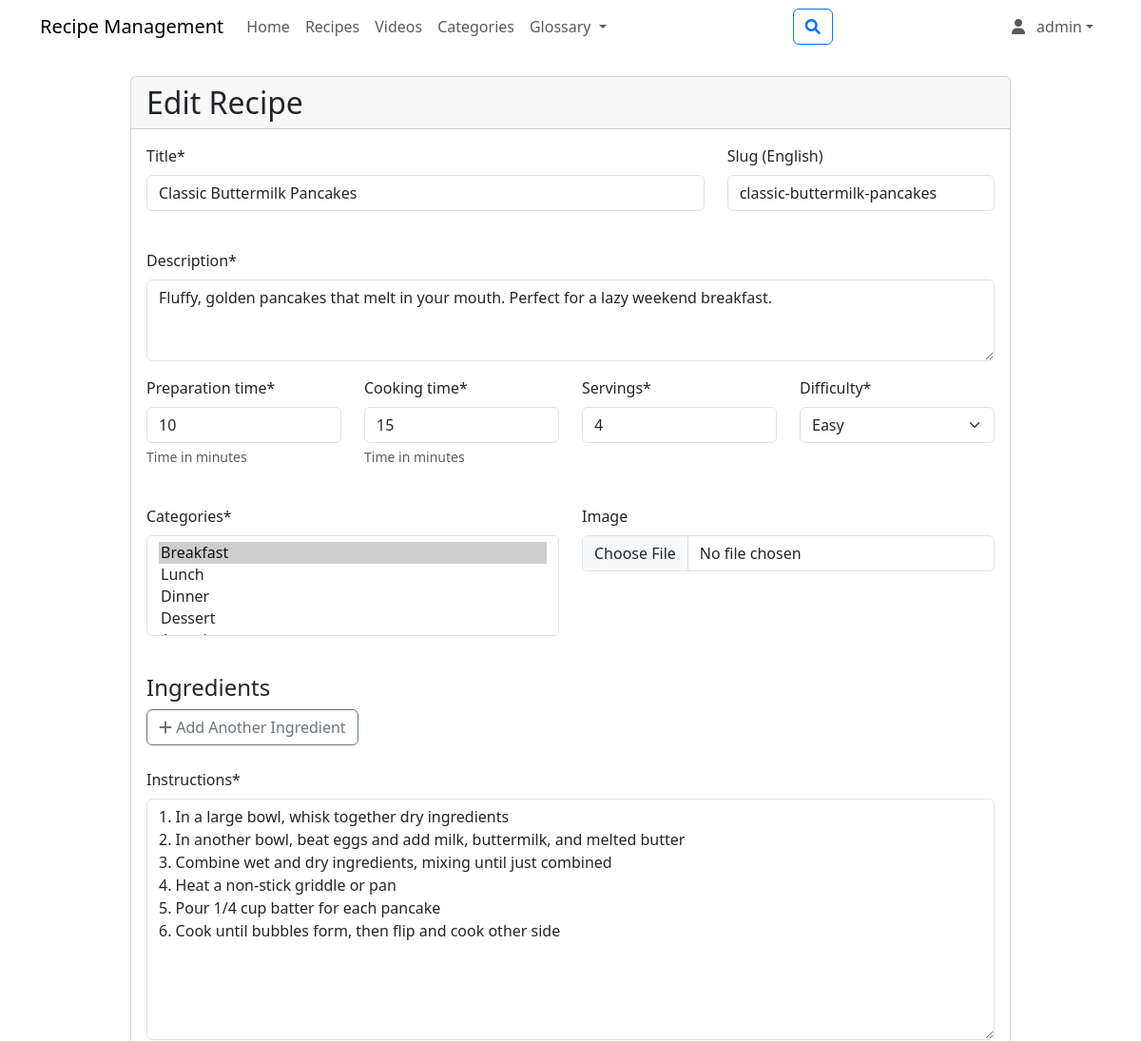
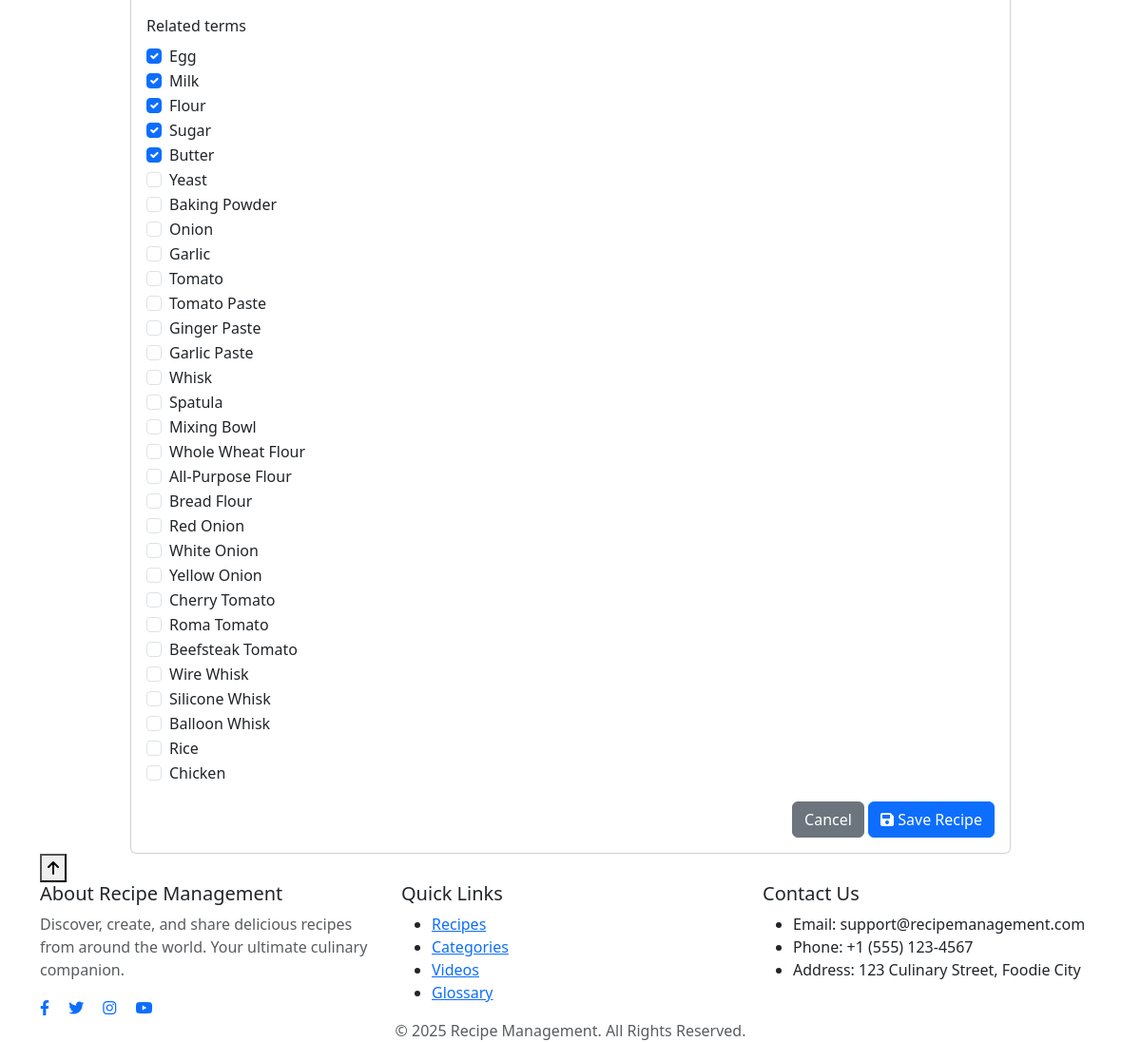
The app's page /recipe/classic-buttermilk-pancakes/edit/ (signed in) with its own data (2 pictures, top to bottom).
### recipes/models.py (models this page shows, shortened)
class Recipe(models.Model):
    recipe_name = models.CharField(max_length=400, null=True,verbose_name=_("Recipe Name (English)"))
    slug = models.SlugField(max_length=450, unique=True,null=True,blank=True, verbose_name=_("Slug (English)"))
    title = models.CharField(max_length=400,null=True)
    description = models.TextField()
    ingredients_text = models.TextField(
        help_text="Enter ingredients with quantities. Terms in [brackets] will be linked to glossary.", default="")
    instructions = models.TextField()
    preparation_time = models.PositiveIntegerField(help_text="Time in minutes")
    cooking_time = models.PositiveIntegerField(help_text="Time in minutes")
    servings = models.PositiveIntegerField()
    image = models.ImageField(upload_to='recipes/', null=True, blank=True)
    categories = models.ManyToManyField(Category, related_name='recipes')
    related_terms = models.ManyToManyField(Glossary, blank=True, related_name='recipes')
    DIFFICULTY_CHOICES = [
        ('easy', 'Easy'),
        ('medium', 'Medium'),
        ('hard', 'Hard'),
    ]
    difficulty = models.CharField(max_length=10, choices=DIFFICULTY_CHOICES, default='medium')
    related_recipes = models.ManyToManyField('self', blank=True, related_name='related_to', symmetrical=False)
    code = models.CharField(max_length=300, unique=True, null=True,blank=True, verbose_name=_("Recipe Code"))
    views_count = models.PositiveIntegerField(default=0,null=True,blank=True,verbose_name=_("Views Count"))
    created_at = models.DateTimeField(auto_now_add=True)
    updated_at = models.DateTimeField(auto_now=True)
    status = models.IntegerField(choices=STATUS, default=0)
    class Meta:
        ordering = ['-created_at']

### recipes/views.py (the view)
# urls.py: path('recipe/<slug:slug>/edit/', views.recipe_update_view, name='recipe_update'),
@login_required
def recipe_update_view(request, slug):
    recipe = get_object_or_404(Recipe, slug=slug)
    if request.method == 'POST':
        form = RecipeForm(request.POST, request.FILES, instance=recipe)
        if form.is_valid():
            form.save()
            messages.success(request, 'Recipe updated successfully!')
            return redirect(recipe.get_absolute_url())
    else:
        form = RecipeForm(instance=recipe)
    context = {
        'form': form,
        'recipe': recipe,
        'glossary_terms': Glossary.objects.all()
    }
    return render(request, 'recipes/recipe_form.html', context)

### recipes/models.py (called while the page is built)
    def __str__(self):
        return self.name

    def __str__(self):
        return self.name

### templates/recipes/recipe_form.html (shortened to what this page needs)
{% extends 'base.html' %}
{% load crispy_forms_tags %}
{% block content %}
<div class="row justify-content-center">
    <div class="col-md-10">
        <div class="card">
            <div class="card-header">
                <h2 class="mb-0">{% if form.instance.pk %}Edit{% else %}Add{% endif %} Recipe</h2>
            </div>
            <div class="card-body">
                <form method="post" enctype="multipart/form-data">
                    <div class="row mb-4">
                        <div class="col-md-8">
                            {{ form.title|as_crispy_field }}
                        </div>
                        <div class="col-md-4">
                            {{ form.slug|as_crispy_field }}
                        </div>
                    </div>
                    {{ form.description|as_crispy_field }}
                    <div class="row mb-4">
                        <div class="col-md-3">
                            {{ form.preparation_time|as_crispy_field }}
                        </div>
                        <div class="col-md-3">
                            {{ form.cooking_time|as_crispy_field }}
                        </div>
                        <div class="col-md-3">
                            {{ form.servings|as_crispy_field }}
                        </div>
                        <div class="col-md-3">
                            {{ form.difficulty|as_crispy_field }}
                        </div>
                    </div>
                    <div class="row mb-4">
                        <div class="col-md-6">
                            {{ form.categories|as_crispy_field }}
                        </div>
                        <div class="col-md-6">
                            {{ form.image|as_crispy_field }}
                        </div>
                    </div>
                    <h4>Ingredients</h4>
                    <button type="button" class="btn btn-outline-secondary mb-4" id="add-ingredient">
                        <i class="fas fa-plus"></i> Add Another Ingredient
                    </button>
                    {{ form.instructions|as_crispy_field }}
                    {{ form.related_terms|as_crispy_field }}
                    <div class="text-end">
                        <a href="{% url 'recipe_list' %}" class="btn btn-secondary">Cancel</a>
                        <button type="submit" class="btn btn-primary">
                            <i class="fas fa-save"></i> Save Recipe
                        </button>
                    </div>
                </form>
            </div>
        </div>
    </div>
</div>
{% endblock %}

### templates/base.html (shortened to what this page needs)
<!DOCTYPE html>
<html lang="en">
<head>
    <link href="https://cdn.jsdelivr.net/npm/bootstrap@5.3.0/dist/css/bootstrap.min.css" rel="stylesheet">
    <link href="https://cdnjs.cloudflare.com/ajax/libs/font-awesome/6.0.0/css/all.min.css" rel="stylesheet">
</head>
<body>
    <header class="sticky-header">
        <div class="container">
            <nav class="navbar navbar-expand-lg navbar-light px-0">
                <div class="container-fluid px-0">
                    <a class="navbar-brand" href="{% url 'recipe_list' %}">Recipe Management</a>
                    <div class="collapse navbar-collapse" id="navbarContent">
                        <ul class="navbar-nav me-auto mb-2 mb-lg-0">
                            <li class="nav-item {% if request.path == '/' or request.path == '/recipes/' %}active{% endif %}">
                                <a class="nav-link" href="{% url 'recipe_list' %}">Home</a>
                            </li>
                            <li class="nav-item {% if '/recipes/' in request.path %}active{% endif %}">
                                <a class="nav-link" href="{% url 'recipe_list' %}">Recipes</a>
                            </li>
                            <li class="nav-item {% if '/videos/' in request.path %}active{% endif %}">
                                <a class="nav-link" href="{% url 'video_list' %}">Videos</a>
                            </li>
                            <li class="nav-item {% if '/categories/' in request.path %}active{% endif %}">
                                <a class="nav-link" href="{% url 'category_list' %}">Categories</a>
                            </li>
                            <li class="nav-item dropdown">
                                <a class="nav-link dropdown-toggle" href="#" role="button" data-bs-toggle="dropdown">
                                    Glossary
                                </a>
                            </li>
                        </ul>
                        <div class="ms-2">
                            <button class="btn btn-outline-primary rounded" type="button" data-bs-toggle="modal" data-bs-target="#searchModal">
                                <i class="fas fa-search"></i>
                            </button>
                        </div>
                        <div class="navbar-nav ms-auto auth-nav">
                            {% if user.is_authenticated %}
                                <div class="nav-item dropdown w-100">
                                    <a class="nav-link dropdown-toggle d-flex align-items-center justify-content-between w-100" href="#" id="userDropdown" role="button" data-bs-toggle="dropdown" aria-expanded="false">
                                        <span>
                                            <i class="fas fa-user me-2"></i>
                                            {{ user.username }}
                                        </span>
                                    </a>
                                </div>
                            {% endif %}
                        </div>
                    </div>
                </div>
            </nav>
        </div>
    </header>
    <div class="container mt-4">
        {% block content_and_scroll %}
        {% block content %}{% endblock %}
        <button id="scroll-to-top" title="Go to top">
            <i class="fas fa-arrow-up"></i>
        </button>
        {% endblock %}
    </div>
    <footer class="site-footer">
        <div class="container">
            <div class="row">
                <div class="col-md-4">
                    <h5>About Recipe Management</h5>
                    <p class="text-muted">Discover, create, and share delicious recipes from around the world. Your ultimate culinary companion.</p>
                    <div class="social-icons mt-3">
                        <a href="#" class="me-3"><i class="fab fa-facebook-f"></i></a>
                        <a href="#" class="me-3"><i class="fab fa-twitter"></i></a>
                        <a href="#" class="me-3"><i class="fab fa-instagram"></i></a>
                        <a href="#" class="me-3"><i class="fab fa-youtube"></i></a>
                    </div>
                </div>
                <div class="col-md-4">
                    <h5>Quick Links</h5>
                    <ul class="footer-links">
                        <li><a href="{% url 'recipe_list' %}">Recipes</a></li>
                        <li><a href="{% url 'category_list' %}">Categories</a></li>
                        <li><a href="{% url 'video_list' %}">Videos</a></li>
                        <li><a href="{% url 'glossary_list' %}">Glossary</a></li>
                    </ul>
                </div>
                <div class="col-md-4">
                    <h5>Contact Us</h5>
                    <ul class="footer-links">
                        <li>Email: support@recipemanagement.com</li>
                        <li>Phone: +1 (555) 123-4567</li>
                        <li>Address: 123 Culinary Street, Foodie City</li>
                    </ul>
                </div>
            </div>
            <div class="footer-bottom text-center">
                <p class="mb-0 text-muted">&copy; {% now "Y" %} Recipe Management. All Rights Reserved.</p>
            </div>
        </div>
    </footer>
</body>
</html>

### records on screen
Recipe: title "Classic Buttermilk Pancakes", slug "classic-buttermilk-pancakes", description "Fluffy, golden pancakes that melt in your mouth. Perfect for a lazy weekend breakfast.", preparation_time "10", cooking_time "15", servings "4", difficulty "Easy", instructions "1. In a large bowl, whisk together dry ingredients 2. In another bowl, beat eggs and add milk, buttermilk, and melted butter 3. Combine wet and dry ingredients, mixing until just combined 4. Heat a non-stick griddle or pan 5. Pour 1/4 cup batter for each pancake 6. Cook until bubbles form, then flip and cook other side"

### other values on screen
{{ user.username }} "admin"
